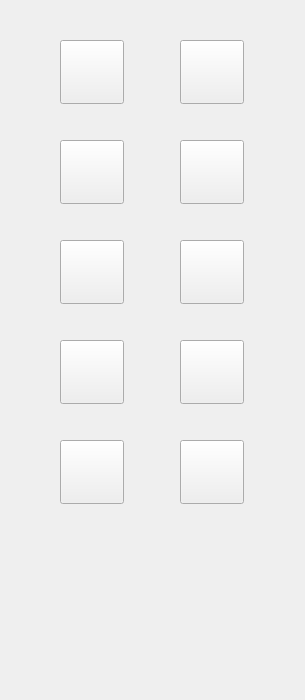
        <widget class="QWidget" name="tab_2" >
         <property name="geometry" >
          <rect>
           <x>0</x>
           <y>0</y>
           <width>305</width>
           <height>700</height>
          </rect>
         </property>
         <attribute name="title" >
          <string>Textures</string>
         </attribute>
         <widget class="QToolButton" name="toolButton" >
          <property name="geometry" >
           <rect>
            <x>180</x>
            <y>140</y>
            <width>64</width>
            <height>64</height>
           </rect>
          </property>
          <property name="text" >
           <string/>
          </property>
          <property name="icon" >
           <iconset resource="../images/pantocrator.qrc" >
            <normaloff>:/smoke.png</normaloff>:/smoke.png</iconset>
          </property>
          <property name="iconSize" >
           <size>
            <width>32</width>
            <height>32</height>
           </size>
          </property>
         </widget>
         <widget class="QToolButton" name="toolButton_2" >
          <property name="geometry" >
           <rect>
            <x>180</x>
            <y>40</y>
            <width>64</width>
            <height>64</height>
           </rect>
          </property>
          <property name="text" >
           <string/>
          </property>
          <property name="icon" >
           <iconset resource="../images/pantocrator.qrc" >
            <normaloff>:/flame3.png</normaloff>:/flame3.png</iconset>
          </property>
          <property name="iconSize" >
           <size>
            <width>32</width>
            <height>32</height>
           </size>
          </property>
         </widget>
         <widget class="QToolButton" name="toolButton_3" >
          <property name="geometry" >
           <rect>
            <x>60</x>
            <y>140</y>
            <width>64</width>
            <height>64</height>
           </rect>
          </property>
          <property name="text" >
           <string/>
          </property>
          <property name="icon" >
           <iconset resource="../images/pantocrator.qrc" >
            <normaloff>:/FlowerBurst.jpg</normaloff>:/FlowerBurst.jpg</iconset>
          </property>
          <property name="iconSize" >
           <size>
            <width>32</width>
            <height>32</height>
           </size>
          </property>
         </widget>
         <widget class="QToolButton" name="toolButton_4" >
          <property name="geometry" >
           <rect>
            <x>60</x>
            <y>40</y>
            <width>64</width>
            <height>64</height>
           </rect>
          </property>
          <property name="text" >
           <string/>
          </property>
          <property name="icon" >
           <iconset resource="../images/pantocrator.qrc" >
            <normaloff>:/partbase.png</normaloff>:/partbase.png</iconset>
          </property>
          <property name="iconSize" >
           <size>
            <width>64</width>
            <height>64</height>
           </size>
          </property>
         </widget>
         <widget class="QToolButton" name="toolButton_5" >
          <property name="geometry" >
           <rect>
            <x>60</x>
            <y>240</y>
            <width>64</width>
            <height>64</height>
           </rect>
          </property>
          <property name="text" >
           <string/>
          </property>
          <property name="icon" >
           <iconset resource="../images/pantocrator.qrc" >
            <normaloff>:/Ice.png</normaloff>:/Ice.png</iconset>
          </property>
          <property name="iconSize" >
           <size>
            <width>64</width>
            <height>64</height>
           </size>
          </property>
         </widget>
         <widget class="QToolButton" name="toolButton_6" >
          <property name="geometry" >
           <rect>
            <x>180</x>
            <y>240</y>
            <width>64</width>
            <height>64</height>
           </rect>
          </property>
          <property name="text" >
           <string/>
          </property>
          <property name="icon" >
           <iconset resource="../images/pantocrator.qrc" >
            <normaloff>:/Electric.png</normaloff>:/Electric.png</iconset>
          </property>
          <property name="iconSize" >
           <size>
            <width>64</width>
            <height>64</height>
           </size>
          </property>
         </widget>
         <widget class="QToolButton" name="toolButton_7" >
          <property name="geometry" >
           <rect>
            <x>60</x>
            <y>340</y>
            <width>64</width>
            <height>64</height>
           </rect>
          </property>
          <property name="text" >
           <string/>
          </property>
          <property name="icon" >
           <iconset resource="../images/pantocrator.qrc" >
            <normaloff>:/Emp.png</normaloff>:/Emp.png</iconset>
          </property>
          <property name="iconSize" >
           <size>
            <width>64</width>
            <height>64</height>
           </size>
          </property>
         </widget>
         <widget class="QToolButton" name="toolButton_8" >
          <property name="geometry" >
           <rect>
            <x>180</x>
            <y>340</y>
            <width>64</width>
            <height>64</height>
           </rect>
          </property>
          <property name="text" >
           <string/>
          </property>
          <property name="icon" >
           <iconset resource="../images/pantocrator.qrc" >
            <normaloff>:/Laser.png</normaloff>:/Laser.png</iconset>
          </property>
          <property name="iconSize" >
           <size>
            <width>64</width>
            <height>64</height>
           </size>
          </property>
         </widget>
         <widget class="QToolButton" name="toolButton_9" >
          <property name="geometry" >
           <rect>
            <x>60</x>
            <y>440</y>
            <width>64</width>
            <height>64</height>
           </rect>
          </property>
          <property name="text" >
           <string/>
          </property>
          <property name="icon" >
           <iconset resource="../images/pantocrator.qrc" >
            <normaloff>:/Sonic.png</normaloff>:/Sonic.png</iconset>
          </property>
          <property name="iconSize" >
           <size>
            <width>64</width>
            <height>64</height>
           </size>
          </property>
         </widget>
         <widget class="QToolButton" name="toolButton_10" >
          <property name="geometry" >
           <rect>
            <x>180</x>
            <y>440</y>
            <width>64</width>
            <height>64</height>
           </rect>
          </property>
          <property name="text" >
           <string/>
          </property>
          <property name="icon" >
           <iconset resource="../images/pantocrator.qrc" >
            <normaloff>:/Virulent.png</normaloff>:/Virulent.png</iconset>
          </property>
          <property name="iconSize" >
           <size>
            <width>64</width>
            <height>64</height>
           </size>
          </property>
         </widget>
        </widget>
